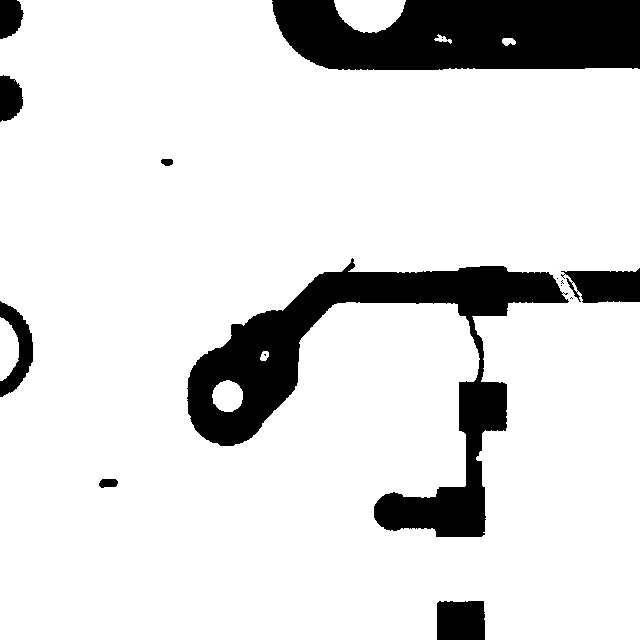
#> input picture datasets/test/test.png, 640 x 640 px
$ python registration.py
#> lines starting #> are read from the running program, lines starting #| are printed output that depends on the picture
from pathlib import Path
import cv2
import numpy as np
import matplotlib.pyplot as plt

project = Path(__file__).resolve().parent.parent

original_path = project / "datasets/test/test.png"
shifted_path = project / "outputs/shifted_test.png"

original = cv2.imread(
    str(original_path), cv2.IMREAD_GRAYSCALE
)
#> original is the input picture: shape (640, 640); min 0, max 255, mean 219.5

shifted = cv2.imread(
    str(shifted_path), cv2.IMREAD_GRAYSCALE
)
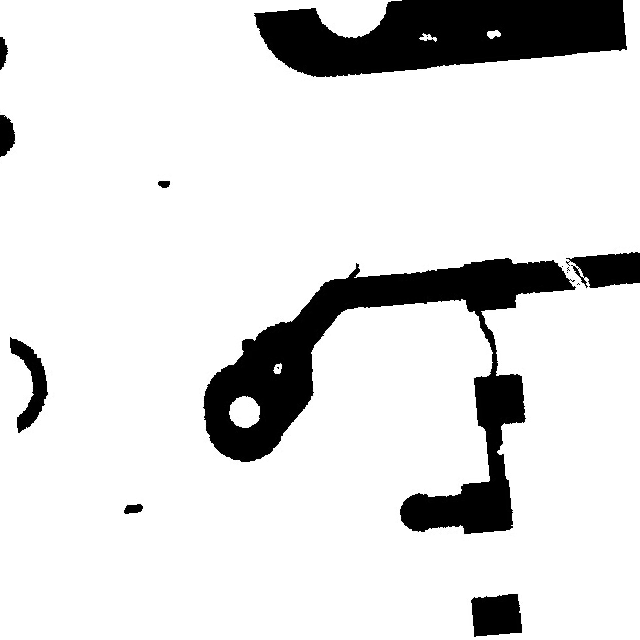
#> input picture outputs/shifted_test.png, 640 x 640 px
#> shifted is the input picture: shape (640, 640); min 0, max 255, mean 221.4

if original is None or shifted is None:
    raise FileNotFoundError("Check image paths.")

# 1. Create ORB feature detector
orb = cv2.ORB_create(nfeatures=2000)

# 2. Detect features and descriptors
kp1, des1 = orb.detectAndCompute(original, None)
#> kp1 = 1329 keypoints; strongest (x, y, size): (267, 352, 31), (450, 40, 31), (582, 299, 31), (264, 354, 37.2)
kp2, des2 = orb.detectAndCompute(shifted, None)
#> kp2 = 1468 keypoints; strongest (x, y, size): (586, 279, 31), (589, 284, 31), (435, 38, 31), (574, 287, 31)

if des1 is None or des2 is None:
    raise RuntimeError("Not enough features detected.")

# 3. Match descriptors
matcher = cv2.BFMatcher(cv2.NORM_HAMMING)

matches = matcher.knnMatch(des2, des1, k=2)
#> matches = 1468 matches

# 4. Lowe's ratio test
good_matches = []

for pair in matches:
    if len(pair) == 2:
        m, n = pair
        if m.distance < 0.75 * n.distance:
            good_matches.append(m)
#> after the loop, good_matches = 519 matches

print("Good matches:", len(good_matches))
#| Good matches: 519

if len(good_matches) < 4:
    raise RuntimeError("Not enough matches for homography.")

# 5. Extract matching coordinates
src_points = np.float32([
    kp2[m.queryIdx].pt for m in good_matches
]).reshape(-1, 1, 2)
#> src_points = 519 rows, first 8: [489, 31], [422, 34], [424, 34], [426, 34], [487, 34], [500, 34], [361, 36], [499, 36]

dst_points = np.float32([
    kp1[m.trainIdx].pt for m in good_matches
]).reshape(-1, 1, 2)
#> dst_points = 519 rows, first 8: [504, 38], [437, 35], [439, 35], [442, 36], [502, 41], [515, 42], [375, 32], [514, 44]

# 6. Estimate homography using RANSAC
H, mask = cv2.findHomography(
    src_points,
    dst_points,
    cv2.RANSAC,
    5.0
)
#> H = [[0.991, -0.0858, 20.42], [0.0829, 0.996, -34.36], [-8.12e-06, 3.66e-06, 1]]; mask = 519 values, max 1 at index 0, min 0 at index 12, mean 0.913

if H is None:
    raise RuntimeError("Homography estimation failed.")

# 7. Warp the shifted image
height, width = original.shape
#> height = 640; width = 640

aligned = cv2.warpPerspective(
    shifted,
    H,
    (width, height),
    flags=cv2.INTER_NEAREST,
    borderValue=255
)

# 8. Save aligned output
output_dir = project / "outputs"
output_dir.mkdir(exist_ok=True)

cv2.imwrite(
    str(output_dir / "aligned_test.png"),
    aligned
)

# 9. Display results
fig, axes = plt.subplots(1, 3, figsize=(12, 4))

axes[0].imshow(original, cmap="gray")
axes[0].set_title("Original PCB")

axes[1].imshow(shifted, cmap="gray")
axes[1].set_title("Rotated PCB")

axes[2].imshow(aligned, cmap="gray")
axes[2].set_title("ORB + RANSAC Aligned PCB")

for ax in axes:
    ax.axis("off")

plt.tight_layout()
plt.show()
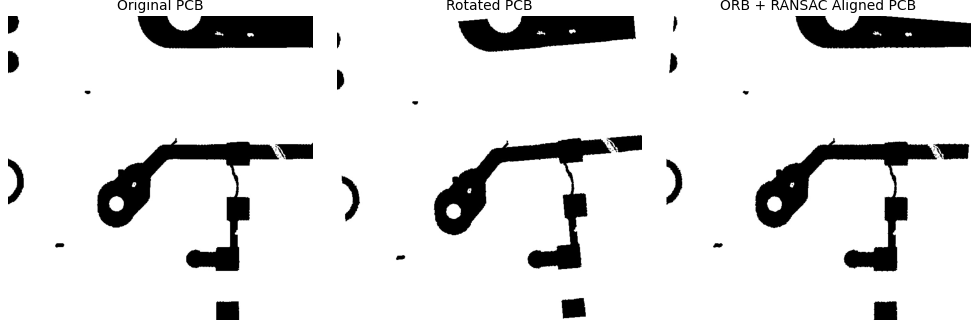
#> figure drawn by matplotlib, 3 panels

print("Aligned image saved successfully.")

# Measure alignment quality

# Difference before registration
difference_before = cv2.absdiff(original, shifted)
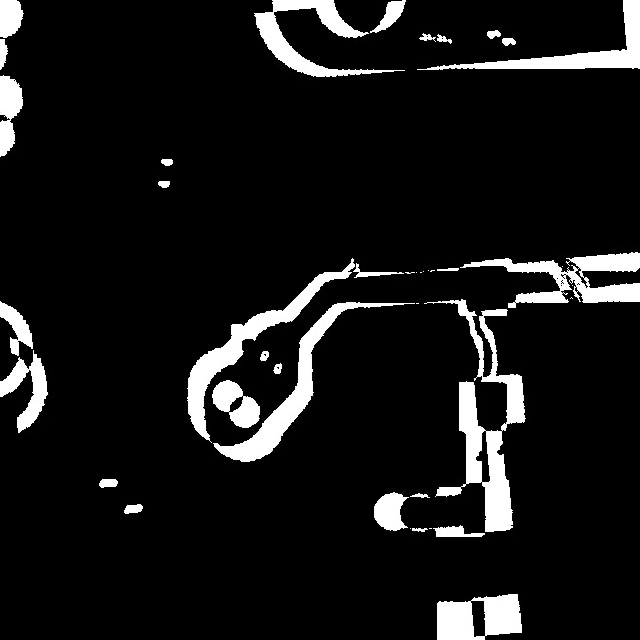
#> difference_before: shape (640, 640); min 0, max 255, mean 22.2

# Difference after registration
difference_after = cv2.absdiff(original, aligned)
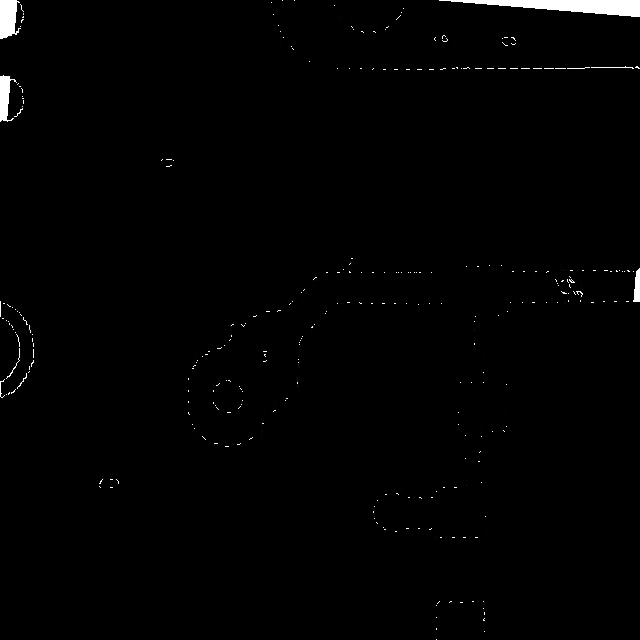
#> difference_after: shape (640, 640); min 0, max 255, mean 2.5

# Calculate mean pixel difference
mae_before = np.mean(difference_before)
#> mae_before = 22.22
mae_after = np.mean(difference_after)
#> mae_after = 2.49

print("\nREGISTRATION QUALITY REPORT")
print("----------------------------")
print(f"MAE before registration: {mae_before:.2f}")
#| MAE before registration: 22.22
print(f"MAE after registration:  {mae_after:.2f}")
#| MAE after registration:  2.49

if mae_after < mae_before:
    print("Registration reduced the image difference.")
else:
    print("Registration did not reduce image difference.")

# Show differences
fig, axes = plt.subplots(1, 2, figsize=(10, 5))

axes[0].imshow(difference_before, cmap="gray")
axes[0].set_title("Difference Before Registration")

axes[1].imshow(difference_after, cmap="gray")
axes[1].set_title("Difference After Registration")

for ax in axes:
    ax.axis("off")

plt.tight_layout()
plt.show()
